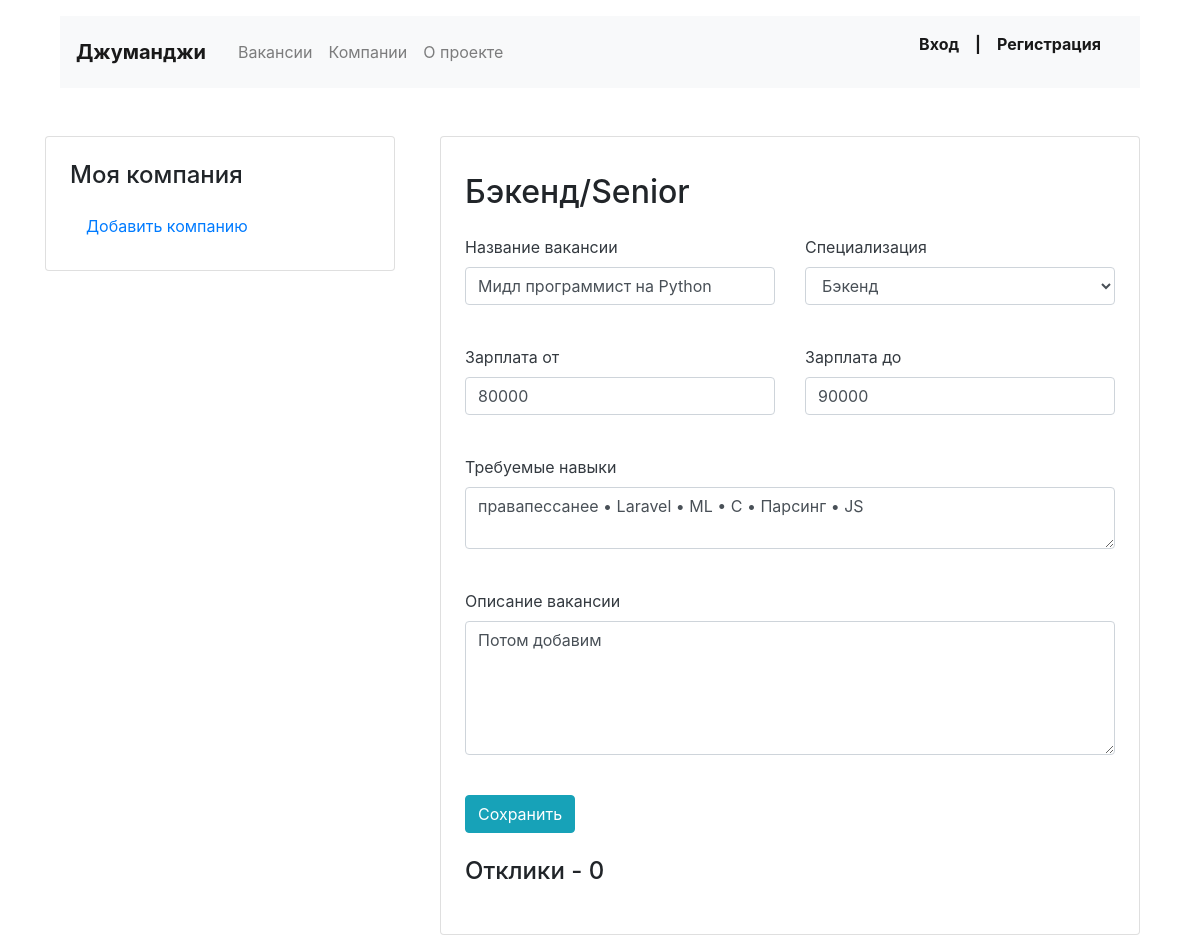
Screenshot of /mycompany/vacancies/4 with the database file from the repository.
### job/models.py (models this page shows, shortened)
class Vacancy(models.Model):
    title = models.CharField(max_length=64, verbose_name="Профессия")
    specialty = models.ForeignKey(Specialty, related_name="vacancies", on_delete=models.CASCADE)
    company = models.ForeignKey(Company, related_name="vacancies", on_delete=models.CASCADE)
    skills = models.TextField(verbose_name="Навыки")
    level = models.CharField(max_length=16, verbose_name="Уровень")
    description = models.TextField(verbose_name="Описание", blank=True, null=True)
    salary_min = models.IntegerField(verbose_name="Зарплата от")
    salary_max = models.IntegerField(verbose_name="Зарплата до")
    published_at = models.DateField(verbose_name="Опубликовано", auto_now_add=True)
    class Meta:
        verbose_name = "Вакансия"
        verbose_name_plural = "Вакансии"
        ordering = ['-published_at']

class Specialty(models.Model):
    code = models.CharField(max_length=32, verbose_name="Код", unique=True)
    slug = models.SlugField(unique=True)
    title = models.CharField(max_length=32, verbose_name="Специализация")
    picture = models.ImageField(verbose_name="Картинка", upload_to="MEDIA_SPECIALITY_IMAGE_DIR", blank=True, null=True)
    def __str__(self):
        return self.title
    class Meta:
        verbose_name = "Специализация"
        verbose_name_plural = "Специализации"

### job/views.py (the view)
# urls.py: path('mycompany/vacancies/<int:pk>', UpdateVacancyView.as_view(), name='update_vac'),
class UpdateVacancyView(UpdateView):
    model = Vacancy
    form_class = VacancyForm
    template_name = 'job/vacancy-upd.html'
    def get_context_data(self, **kwargs):
        context = super().get_context_data(**kwargs)
        context['the_vacancy'] = Vacancy.objects.select_related('specialty').prefetch_related('applications'). \
            get(pk=self.kwargs['pk'])
        return context

### job/forms.py
class VacancyForm(forms.ModelForm):
    class Meta:
        model = Vacancy
        fields = ['title', 'company', 'specialty', 'level', 'salary_min', 'salary_max', 'skills', 'description']
        widgets = {
            'title': forms.TextInput(attrs={'class': 'form-control'}),
            'company': forms.Select(attrs={'class': 'form-control'}),
            'specialty': forms.Select(attrs={'class': 'form-control'}),
            'level': forms.TextInput(attrs={'class': 'form-control'}),
            'skills': forms.Textarea(attrs={'class': 'form-control', 'rows': 2, }),
            'description': forms.Textarea(attrs={'class': 'form-control', 'rows': 5, }),
            'salary_min': forms.NumberInput(attrs={'class': 'form-control'}),
            'salary_max': forms.NumberInput(attrs={'class': 'form-control'})
        }

### job/context_processors.py (called while the page is built)
def titles(request):
    return {
        'title': 'Джуманджи',
        'skillist': sample(skillist, 5),
    }

### job/templates/job/vacancy-upd.html (shortened to what this page needs)
{% extends 'base.html' %}
{% block first_section %}
<div class="row mt-5">
{% include 'incl/my_company_sidebar.html' %}
<div class="col-12 col-lg-8">
      <div class="col-12 col-lg-12">
        <div class="card">
          <div class="card-body px-4 pb-4 tab-content">
            <section>
                {% comment %}{% endcomment %}<h2 class="mt-3 mb-4">{{ the_vacancy.specialty }}/{{ the_vacancy.level }}</h2>
              <form action="" method="POST" enctype="multipart/form-data">
                <div class="row">
                  <div class="col-12 col-md-6">
                    <div class="form-group pb-2">
                      <label class="mb-2 text-dark" for="{{ form.title.id_for_label }}">Название вакансии</label>
                      <p>{{ form.title }}</p>
                    </div>
                  </div>
                  <div class="col-12 col-md-6">
                    <div class="form-group pb-2">
                      <label class="mb-2 text-dark" for="{{ form.specialty.id_for_label }}">Специализация</label>
                      <p>{{ form.specialty }}</p>
                    </div>
                  </div>
                </div>
                <div class="row">
                  <div class="col-12 col-md-6">
                    <div class="form-group pb-2">
                        <label class="mb-2 text-dark" for="{{ form.salary_min.id_for_label }}">Зарплата от</label>
                        <p>{{ form.salary_min }}</p>
                    </div>
                  </div>
                  <div class="col-12 col-md-6">
                    <div class="form-group pb-2">
                        <label class="mb-2 text-dark" for="{{ form.salary_min.id_for_label }}">Зарплата до</label>
                        <p>{{ form.salary_max }}</p>
                    </div>
                  </div>
                </div>
                <div class="form-group pb-2">
                    <label class="mb-2 text-dark" for="{{ form.skills.id_for_label }}">Требуемые навыки</label>
                    <p>{{ form.skills }}</p>
                </div>
                <div class="form-group pb-2">
                    <label class="mb-2 text-dark" for="{{ form.description.id_for_label }}">Описание вакансии</label>
                    <p>{{ form.description }}</p>
                </div>
                <div class="form-group">
                    <button type="submit" class="btn btn-info">Сохранить</button>
                </div>
              </form>
            {% include  'incl/applications.html'%}
            </section>
          </div>
        </div>
      </div>
    </div>
</div>
{% endblock %}

### templates/incl/applications.html (shortened to what this page needs)
<h2 class="h4 pt-2 pb-3"><a name="aps"></a>Отклики - {{ the_vacancy.applications.count }}</h2>

### rows the page displays
Vacancy: specialty "Бэкенд", level "Senior", title "Мидл программист на Python", salary_min "80000", salary_max "90000", skills "правапессанее • Laravel • ML • C • Парсинг • JS", description "Потом добавим", applications.count "0"

### other values shown
{{ title }} "Джуманджи"
